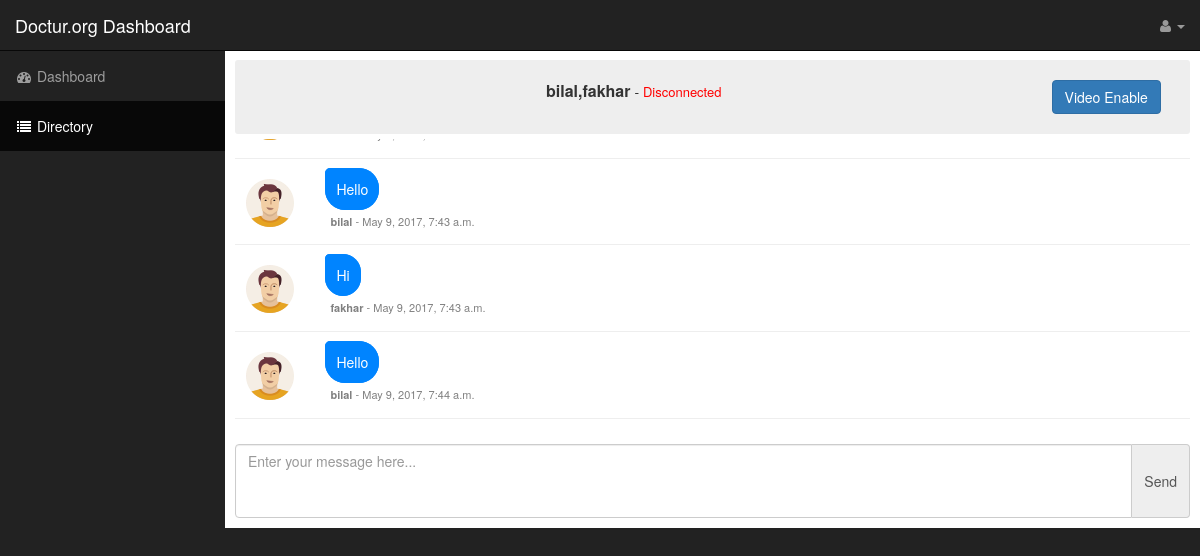
Screenshot of /talk/7/ (signed in) with the database file from the repository.
### talk/models.py (models this page shows, shortened)
class Message(models.Model):
    talk = models.ForeignKey(Talk, related_name='messages')
    user = models.ForeignKey(User)
    timestamp = models.DateTimeField(db_index=True, default=timezone.now)
    content = models.TextField()

### talk/views.py (the view)
# urls.py: url(r'^talk/', include('talk.urls')),
@login_required
def talk(request, talk_id):
    try:
        t = Talk.objects.get(pk=talk_id)
        if not Talk.objects.filter(users__pk=request.user.id):
            return redirect("/talk/directory")
        name = ",".join(x.username for x in t.users.all().exclude(username=request.user.username))
        context = {
            "talk_id": talk_id,
            "name": name,
            "userid": request.user.id,
            "user": request.user.username,
            "chat": Message.objects.filter(talk__id=talk_id).order_by('id')
        }
        return render(request, 'dashboard/talk/chat.html', context)
    except ObjectDoesNotExist:
        return redirect("/talk/directory")

### templates/dashboard/talk/chat.html (shortened to what this page needs)
{% extends 'dashboard/base.html' %}
{% block content %}
<div id="wrapper">
	<div id="page-wrapper">
        <div class="container-fluid">
            <div class="row">
                <div class="col-lg-12 chat-head">
                    <div class="row">
                        <div class="col-sm-10">
                            <p><span id="name">{{ name }}</span> - <span id="status">Connecting...</span></p>
                        </div>
                        <div class="col-sm-2">
                            <span class="btn btn-primary video-btn"  onclick="enable_video();">Video Enable</span>
                        </div>
                    </div>
                </div>
            </div>
            <div class="row">
                <div class="col col-sm-12 chat-area">
                    <div class="chat-panel">
                        <div class="row">
                            <div class="col-lg-12" id="chat-box">
                                <p id="chat-default" class="center">
                                {% if not chat %}
                                    No message to show.
                                {% else %}
                                    {% for message in chat %}
                                        {% if message.user.id == userid %}
                                            <div class="row chat-msg right" id="current-user">
                                                <div class="col col-lg-12">
                                                    <p><span id="msg" class="msg right-border">{{ message.content }}</span></p>
                                                    <p class="msg-info"><b id="their-name">{{ message.user.username }}</b> - <span id="date">{{ message.timestamp }}</span></p>
                                                </div>
                                            </div>
                                        {% else %}
                                            <div class="row chat-msg" id="other-user">
                                                <div id="img" class="col col-lg-1 center">
                                                    <img src="/static/img/male.png">
                                                </div>
                                                <div class="col col-lg-11">
                                                    <p><span id="msg" class="msg left-border">{{ message.content }}</span></p>
                                                    <p class="msg-info"><b id="name">{{ message.user.username }}</b> - <span id="date">{{ message.timestamp }}</span></p>
                                                </div>
                                            </div>
                                        {% endif %}
                                    {% endfor %}
                                {% endif%}
                                </p>
                            </div>
                        </div>
                        <div class="row">
                            <div class="col-lg-12" style="padding: 0px; margin-top: 5px;">
                                <form id="chat-form">
                                    <div class="input-group">
                                        <textarea placeholder="Enter your message here..." class="form-control custom-control" id="content" rows="3" style="resize:none"></textarea>
                                        <span class="input-group-addon btn btn-primary" id="send">Send</span>
                                    </div>
                                </form>
                            </div>
                        </div>
                    </div>
                </div>
            </div>
        </div>
    </div>
</div>
{% endblock %}

### static/css/chat.css (style rules this page uses)
.chat-head { background-color: #eee; border-radius: 3px; padding: 20px; margin-bottom: 5px; text-align: center; }
.chat-head #status { font-size: small; font-color: gray; }
.chat-head #name { font-size: 16px; font-weight: bold; }
#chat-box { width: 100%; display: block; height: 300px; overflow-y: scroll; overflow-x: hidden; padding: 10px; }
.chat-panel textarea { display: block; width: 100%; position:absolute; bottom:; }
.center { text-align: center; }
.msg { border: 1px solid #0084ff; background-color: #0084ff; padding: 10px; color: white; max-width: 450px; }
.left-border { border-radius: 20px; border-top-left-radius: 5px; }
.msg-info { padding: 5px; color: gray; font-size: 11px; font-weight: normal; }
.chat-msg { border-bottom: 1px solid #eee; padding-top: 20px; }

### static/css/sb-admin.css (style rules this page uses)
body { margin-top: 100px; background-color: #222; }
@media (min-width:768px) { body { margin-top: 50px; } }
#wrapper { padding-left: 0; }
#page-wrapper { width: 100%; padding: 0; background-color: #fff; }
@media (min-width:768px) { #wrapper { padding-left: 225px; } }
@media (min-width:768px) { #page-wrapper { padding: 10px; } }

### rows the page displays
Message: content "Hello", user.username "bilal", timestamp "May 9, 2017, 7:43 a.m."
Message: content "Hi", user.username "fakhar", timestamp "May 9, 2017, 7:43 a.m."
Message: content "Hello", user.username "bilal", timestamp "May 9, 2017, 7:44 a.m."

### other values shown
{{ name }} "bilal,fakhar"
